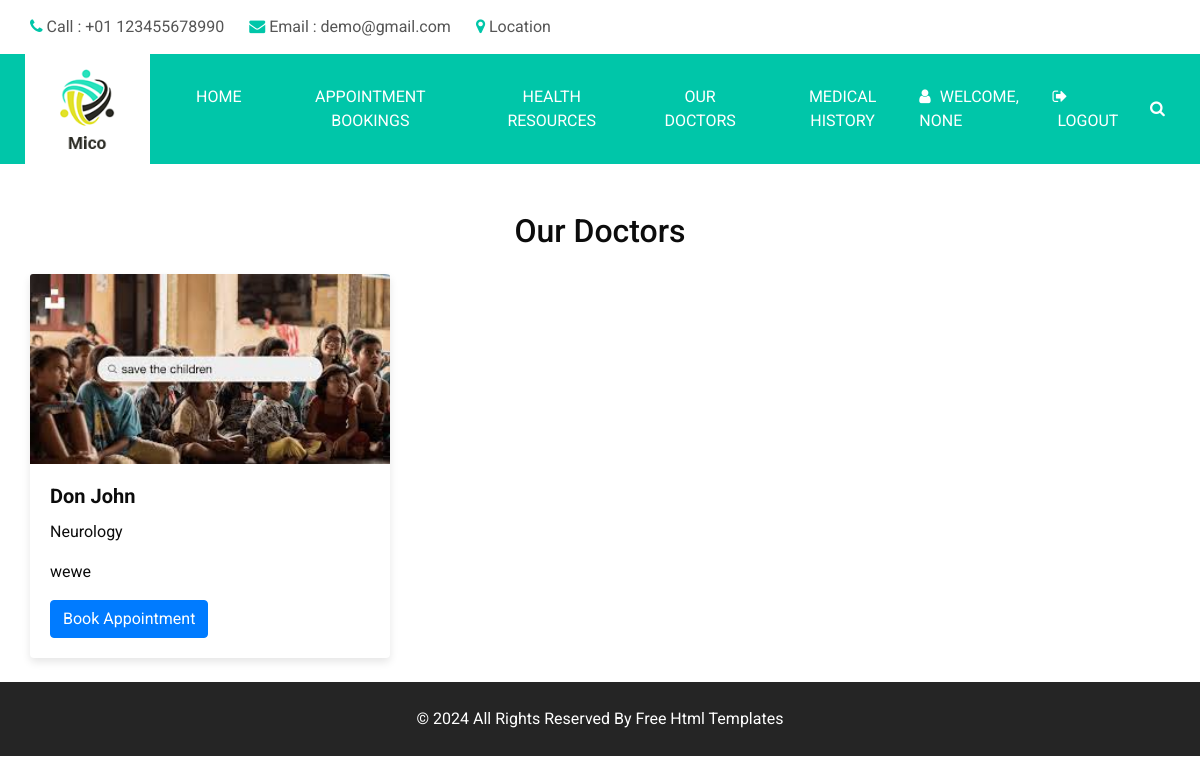
/doctor_list, run on the app's committed database.
### doctor/models.py (models this page shows, shortened)
class Doctor(models.Model):
    first_name = models.CharField(max_length=255)
    last_name = models.CharField(max_length=255)
    department = models.ForeignKey(Department, on_delete=models.CASCADE)
    email = models.EmailField(unique=True)
    phone_number = models.CharField(max_length=20, blank=True, null=True)
    specialization = models.CharField(max_length=255, blank=True, null=True)
    experience_years = models.IntegerField(default=0)
    bio = models.TextField(blank=True, null=True)
    image = models.ImageField(upload_to='doctors/', blank=True, null=True)
    username = models.CharField(max_length=50)
    password = models.CharField(max_length=50)
    password1 = models.CharField(max_length=50)

### users/views.py (the view)
# urls.py: path('doctor_list',views.doctor_list,name='doctor_list_user'),
def doctor_list(request):
    username = request.session.get('username')
    doctors = Doctor.objects.all()
    return render(request, 'User/doctor_list.html', {'doctors': doctors,'user_name':username})

### template/User/doctor_list.html (shortened to what this page needs)
{% extends 'User/base_user.html' %}
{% block content %}
<div class="container mt-5">
    <h2 class="text-center mb-4">Our Doctors</h2>
    <div class="row">
        {% for doctor in doctors %}
        <div class="col-md-4 mb-4">
            <div class="card">
                {% if doctor.image %}
                <img src="{{ doctor.image.url }}" class="card-img-top" alt="Doctor Image">
                {% else %}
                {% comment %} <img src="{% static 'images/default_doctor.png' %}" class="card-img-top" alt="Default Doctor Image"> {% endcomment %}
                {% endif %}
                <div class="card-body">
                    <h5 class="card-title">{{ doctor.first_name }} {{ doctor.last_name }}</h5>
                    <p class="card-text">{{ doctor.specialization }}</p>
                    <p class="card-text">{{ doctor.bio|truncatewords:20 }}</p>
                    <a href="{% url 'book_appointment' %}" class="btn btn-primary">Book Appointment</a>
                </div>
            </div>
        </div>
        {% endfor %}
    </div>
</div>
{% endblock %}

### static/css/style.css (style rules this page uses)
body { font-family: 'Roboto', sans-serif; color: #0c0c0c; background-color: #ffffff; overflow-x: hidden; }
a, a:hover, a:focus { text-decoration: none; }
.btn, .btn:focus { outline: none !important; -webkit-box-shadow: none; box-shadow: none; }

### static/css/responsive.css (style rules this page uses)
@media (min-width: 1200px) { .container { max-width: 1170px; } }

### template/User/doctor_list.html (style rules this page uses)
.card { box-shadow: 0 4px 8px rgba(0, 0, 0, 0.1); border: none; }
.card-title { font-size: 1.25rem; font-weight: bold; }
.card-text { font-size: 1rem; margin-bottom: 1rem; }
.btn-primary { background-color: #007bff; border-color: #007bff; }

### data on the page
Doctor: image (picture), first_name "Don", last_name "John", specialization "Neurology", bio "wewe"

### other printed values
{{ user_name }} "NONE"
